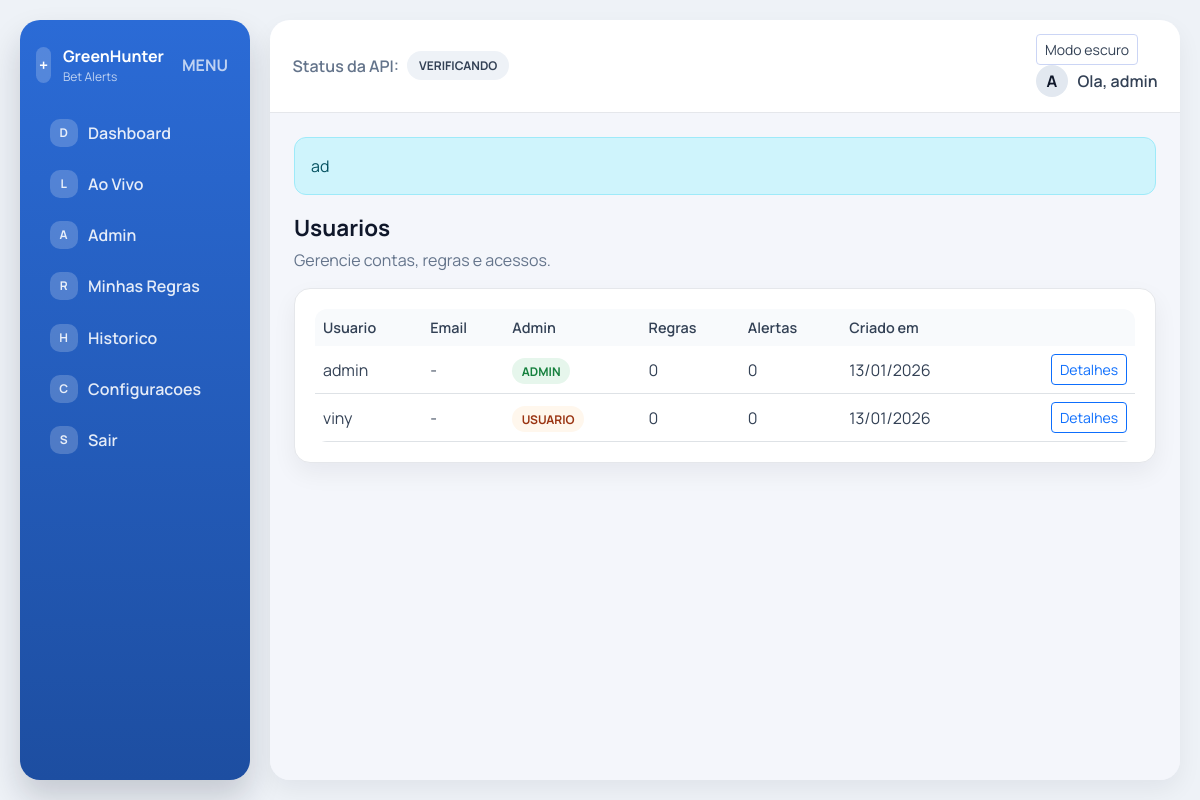
/admin/users (signed in), run on the app's committed database.
### app/models.py (models this page shows, shortened)
class User(UserMixin, db.Model):
    id = db.Column(db.Integer, primary_key=True)
    username = db.Column(db.String(80), unique=True, nullable=False)
    email = db.Column(db.String(120), unique=True)
    password_hash = db.Column(db.String(255), nullable=False)
    telegram_token = db.Column(db.String(255))
    telegram_chat_id = db.Column(db.String(64))
    telegram_verified = db.Column(db.Boolean, default=False, nullable=False)
    is_admin = db.Column(db.Boolean, default=False, nullable=False)
    created_at = db.Column(db.DateTime, default=datetime.utcnow, nullable=False)
    rules = db.relationship("Rule", backref="user", cascade="all, delete-orphan")
    alerts = db.relationship("MatchAlert", backref="user", cascade="all, delete-orphan")
    @property
    def is_admin_user(self) -> bool:
        if self.is_admin:
            return True
        return (self.username or "").lower() == "admin"

class AdminBroadcast(db.Model):
    id = db.Column(db.Integer, primary_key=True)
    message = db.Column(db.Text, nullable=False)
    is_active = db.Column(db.Boolean, default=True, nullable=False)
    created_at = db.Column(db.DateTime, default=datetime.utcnow, nullable=False)

### app/admin/routes.py (the view)
@admin_bp.route("/users")
@login_required
def users_list():
    _require_admin()
    rule_counts = {
        row.user_id: row.rules
        for row in db.session.query(
            Rule.user_id, func.count(Rule.id).label("rules")
        )
        .group_by(Rule.user_id)
        .all()
    }
    alert_counts = {
        row.user_id: row.alerts
        for row in db.session.query(
            MatchAlert.user_id, func.count(MatchAlert.id).label("alerts")
        )
        .group_by(MatchAlert.user_id)
        .all()
    }
    users = []
    for user in User.query.order_by(User.created_at.desc()).all():
        users.append(
            {
                "user": user,
                "rules": rule_counts.get(user.id, 0),
                "alerts": alert_counts.get(user.id, 0),
            }
        )
    return render_template("admin/users.html", users=users)

### app/__init__.py (called while the page is built)
@login_manager.user_loader
def load_user(user_id):
    return User.query.get(int(user_id))

### app/admin/routes.py (called while the page is built)
def _require_admin():
    if not current_user.is_authenticated or not current_user.is_admin_user:
        abort(403)

### app/templates/admin/users.html (shortened to what this page needs)
{% extends "base.html" %}
{% block content %}
<div class="page-header">
  <div>
    <div class="page-title">Usuarios</div>
    <div class="page-subtitle">Gerencie contas, regras e acessos.</div>
  </div>
</div>
<div class="card">
  <div class="card-body">
    <div class="table-responsive">
      <table class="table table-clean align-middle mb-0">
        <thead>
          <tr>
            <th>Usuario</th>
            <th>Email</th>
            <th>Admin</th>
            <th>Regras</th>
            <th>Alertas</th>
            <th>Criado em</th>
            <th></th>
          </tr>
        </thead>
        <tbody>
          {% for row in users %}
          <tr>
            <td>{{ row.user.username }}</td>
            <td>{{ row.user.email or '-' }}</td>
            <td>
              {% if row.user.is_admin_user %}
                <span class="badge-status badge-on">Admin</span>
              {% else %}
                <span class="badge-status badge-wait">Usuario</span>
              {% endif %}
            </td>
            <td>{{ row.rules }}</td>
            <td>{{ row.alerts }}</td>
            <td>{{ row.user.created_at.strftime('%d/%m/%Y') }}</td>
            <td class="text-end">
              <a class="btn btn-sm btn-outline-primary" href="{{ url_for('admin.user_detail', user_id=row.user.id) }}">Detalhes</a>
            </td>
          </tr>
          {% endfor %}
        </tbody>
      </table>
    </div>
  </div>
</div>
{% endblock %}

### app/templates/base.html (shortened to what this page needs)
<!doctype html>
<html lang="pt-br">
  <head>
    <link
      href="https://cdn.jsdelivr.net/npm/bootstrap@5.3.2/dist/css/bootstrap.min.css"
      rel="stylesheet"
    >
    <link rel="stylesheet" href="{{ url_for('static', filename='app.css') }}">
  </head>
  <body>
    {% if current_user.is_authenticated %}
    <div class="app-shell">
      <aside class="sidebar">
        <div class="sidebar-brand">
          <div class="brand-icon">+</div>
          <div class="brand-text">
            <div class="brand-title">GreenHunter</div>
            <div class="brand-sub">Bet Alerts</div>
          </div>
          <button class="sidebar-toggle" type="button">MENU</button>
        </div>
        <nav class="sidebar-nav">
          <a class="nav-link {% if request.endpoint == 'main.dashboard' %}active{% endif %}" href="{{ url_for('main.dashboard') }}">
            <span class="nav-icon">D</span> Dashboard
          </a>
          <a class="nav-link {% if request.endpoint == 'main.live' %}active{% endif %}" href="{{ url_for('main.live') }}">
            <span class="nav-icon">L</span> Ao Vivo
          </a>
          {% if current_user.is_admin_user %}
          <a class="nav-link {% if request.endpoint == 'admin.dashboard' %}active{% endif %}" href="{{ url_for('admin.dashboard') }}">
            <span class="nav-icon">A</span> Admin
          </a>
          {% endif %}
          <a class="nav-link {% if request.endpoint in ['rules.list_rules','rules.create_rule','rules.edit_rule'] %}active{% endif %}" href="{{ url_for('rules.list_rules') }}">
            <span class="nav-icon">R</span> Minhas Regras
          </a>
          <a class="nav-link {% if request.endpoint == 'history.history' %}active{% endif %}" href="{{ url_for('history.history') }}">
            <span class="nav-icon">H</span> Historico
          </a>
          <a class="nav-link {% if request.endpoint == 'settings.settings' %}active{% endif %}" href="{{ url_for('settings.settings') }}">
            <span class="nav-icon">C</span> Configuracoes
          </a>
          <a class="nav-link" href="{{ url_for('auth.logout') }}">
            <span class="nav-icon">S</span> Sair
          </a>
        </nav>
      </aside>
      <div class="main-area">
        <header class="topbar">
          <div class="topbar-left">
            <div class="status-block">
              <span>Status da API:</span>
              <span class="status-pill status-wait" id="api-status">Verificando</span>
            </div>
          </div>
          <div class="topbar-right">
            <button class="btn btn-sm btn-outline-secondary me-2" type="button" id="theme-toggle">Modo escuro</button>
            <div class="user-chip">
              <div class="user-avatar">{{ (current_user.username[:1] if current_user.username else 'U')|upper }}</div>
              <div class="user-name">Ola, {{ current_user.username }}</div>
            </div>
          </div>
        </header>
        <main class="content">
    {% else %}
    <main class="container py-5 auth-shell">
    {% endif %}
      {% if active_broadcast %}
        <div class="alert alert-info">
          {{ active_broadcast.message }}
        </div>
      {% endif %}
      {% block content %}{% endblock %}
    </main>
    {% if current_user.is_authenticated %}
      </div>
    </div>
    {% endif %}
  </body>
</html>

### app/static/app.css (style rules this page uses)
:root { --ink-900: #0f172a; --ink-700: #334155; --ink-500: #64748b; --accent-700: #1d4ed8; --accent-600: #2563eb; --accent-500: #3b82f6; --accent-100: #dbeafe; --bg-100: #eef2f7; --bg-200: #e2e8f4; --ok-500: #16a34a; --bad-500: #dc2626; --warn-500: #f59e0b; --surface-0: #f4f6fb; --surface-1: #ffffff; --surface-2: #f8fafc; --border-1: #e5e7eb; --shadow-1: 0 10px 24px rgba(15, 23, 42, 0.06); }
* { box-sizing: border-box; }
body { font-family: "Manrope", system-ui, -apple-system, "Segoe UI", sans-serif; background: var(--bg-100); color: var(--ink-900); }
a { text-decoration: none; }
.card { border: 1px solid var(--border-1); border-radius: 16px; box-shadow: var(--shadow-1); background: var(--surface-1); }
.card .card-body { padding: 1.25rem; }
.table { background: var(--surface-1); border-radius: 12px; overflow: hidden; }
.table thead th { background: var(--surface-2); color: var(--ink-700); font-weight: 600; border-bottom: 0; }
.table tbody td { color: var(--ink-700); }
.table-clean thead th { background: var(--surface-2); font-size: 0.9rem; }
.badge-status { padding: 0.3rem 0.6rem; border-radius: 999px; font-size: 0.75rem; font-weight: 700; text-transform: uppercase; }
.badge-on { background: #e6f6ec; color: #15803d; }
.badge-wait { background: #fff7ed; color: #9a3412; }
.btn-outline-secondary { border-color: #cbd5f5; color: var(--ink-700); }
.app-shell { display: flex; min-height: 100vh; padding: 1.25rem; gap: 1.25rem; }
.sidebar { width: 230px; background: linear-gradient(180deg, #2b6bd6 0%, #1d4ea1 100%); color: #ffffff; border-radius: 20px; padding: 1.5rem 1rem; box-shadow: 0 18px 32px rgba(15, 23, 42, 0.18); display: flex; flex-direction: column; gap: 1.5rem; }
.sidebar-brand { display: flex; align-items: center; gap: 0.75rem; }
.brand-icon { width: 36px; height: 36px; border-radius: 12px; background: rgba(255, 255, 255, 0.2); display: inline-flex; align-items: center; justify-content: center; font-weight: 700; }
.brand-title { font-weight: 700; }
.brand-sub { font-size: 0.75rem; opacity: 0.7; }
.sidebar-toggle { margin-left: auto; background: transparent; border: 0; color: rgba(255, 255, 255, 0.7); font-weight: 700; }
.sidebar-nav { display: flex; flex-direction: column; gap: 0.35rem; }
.sidebar-nav .nav-link { color: rgba(255, 255, 255, 0.88); padding: 0.55rem 0.85rem; border-radius: 12px; display: flex; align-items: center; gap: 0.65rem; font-weight: 600; }
.sidebar-nav .nav-link .nav-icon { width: 28px; height: 28px; border-radius: 10px; background: rgba(255, 255, 255, 0.2); display: inline-flex; align-items: center; justify-content: center; font-size: 0.75rem; font-weight: 700; }
.main-area { flex: 1; background: var(--surface-0); border-radius: 20px; box-shadow: var(--shadow-1); overflow: hidden; display: flex; flex-direction: column; }
.topbar { padding: 0.9rem 1.4rem; border-bottom: 1px solid var(--border-1); display: flex; align-items: center; justify-content: space-between; background: var(--surface-1); }
.status-block { display: inline-flex; align-items: center; gap: 0.5rem; color: var(--ink-500); font-weight: 600; }
.status-pill { padding: 0.35rem 0.75rem; border-radius: 999px; font-weight: 700; font-size: 0.75rem; background: #eef2f7; color: var(--ink-700); text-transform: uppercase; }
.status-wait { background: #eef2f7; color: var(--ink-700); }
.user-chip { display: flex; align-items: center; gap: 0.6rem; }
.user-avatar { width: 32px; height: 32px; border-radius: 50%; background: #e2e8f0; display: inline-flex; align-items: center; justify-content: center; font-weight: 700; }
.user-name { font-weight: 600; color: var(--ink-700); }
.content { padding: 1.5rem; background: var(--surface-0); min-height: 100%; }
.page-header { display: flex; align-items: center; justify-content: space-between; margin-bottom: 1rem; gap: 1rem; }
.page-title { font-size: 1.4rem; font-weight: 700; margin-bottom: 0.2rem; }
.page-subtitle { color: var(--ink-500); }
.alert { border-radius: 12px; }

### data on the page
User: username "A", username "admin", user.username "admin", user "-", user.created_at "13/01/2026"
AdminBroadcast: message "ad"
User: user.username "viny", user "-", user.created_at "13/01/2026"

### other printed values
{{ row.rules }} "0" "0"
{{ row.alerts }} "0" "0"
